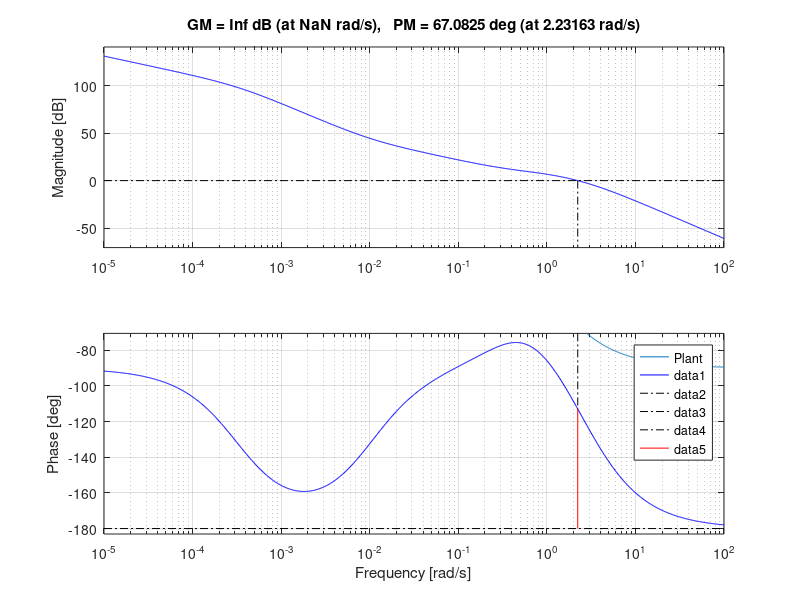
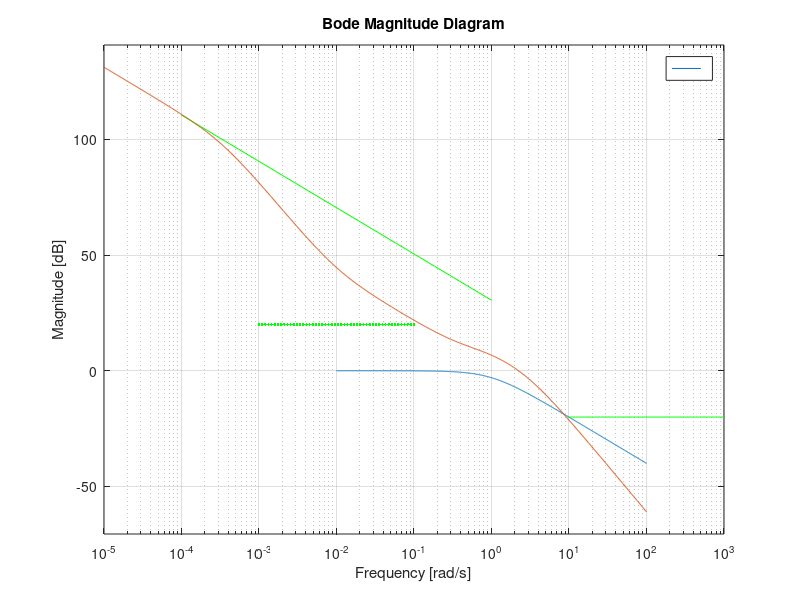
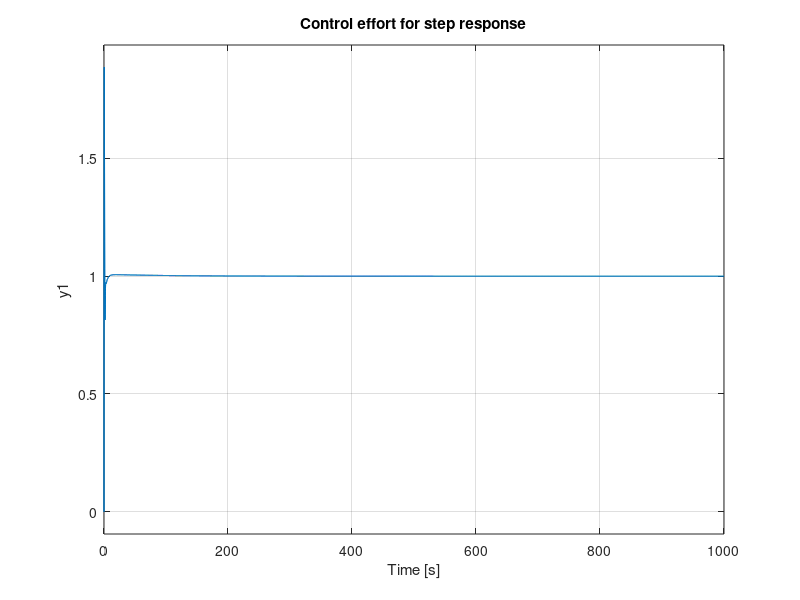

The MATLAB script that drew these images, in order:
clear all

% Plant transfer function
Plant = tf(1,[1,1]);

figure(1), clf
    bode(Plant)
    hold on
    grid on
 figure(2), clf
    bodemag(Plant)
    hold on
    grid on

%%%%%%%%%%%%%%%%%%%%%%%%%%%%%%%%%%%%%%%%%%%%%%%%%%%%%%%%%%%
%  Define Design Specifications
%%%%%%%%%%%%%%%%%%%%%%%%%%%%%%%%%%%%%%%%%%%%%%%%%%%%%%%%%%%

%         %--- general tracking specification ---
%         omega_r = 10^-3;  % track signals below this frequency
%         gamma_r = 0.001;  % tracking error below this value
%         w = logspace(log10(omega_r)-2,log10(omega_r));
%         plot(w,20*log10(1/gamma_r)*ones(size(w)),'g')
        
%         %--- output disturbance specification ---
%         omega_dout = 10^-3;  % reject output disturbances below this frequency
%         gamma_dout = 0.001;  % amountn of output disturbance in output
%         w = logspace(log10(omega_dout)-2,log10(omega_dout));
%         plot(w,20*log10(1/gamma_dout)*ones(size(w)),'g')

        %--- input disturbance specification ---
        omega_din = 10^-1;  % reject input disturbances below this frequency
        gamma_din = 0.1;  % amountn of input disturbance in output
        w = logspace(log10(omega_din)-2,log10(omega_din));
        Pmag=bode(Plant,w);
        for i=1:size(Pmag,3), Pmag_(i)=Pmag(1,1,i); end
        plot(w,20*log10(1/gamma_din)*ones(1,length(Pmag_))+20*log10(Pmag_),'g')

        %--- noise specification ---
        omega_n = 10^1;  % attenuate noise above this frequency
        gamma_n = .1;   % attenuate noise by this amount
        w = logspace(log10(omega_n),2+log10(omega_n));
        plot(w,20*log10(gamma_n)*ones(size(w)),'g')
        
%         %--- steady state tracking of step ---
%         gamma_0 = .01;
%         w = logspace(-5, 0);
%         plot(w,20*log10(1/gamma_0 -1)*ones(size(w)),'g')
        
        %--- steady state tracking of ramp ---
        gamma_1 = .03;
        w = logspace(-4, 0);
        plot(w,20*log10(1/gamma_1)-20*log10(w),'g')

%         %--- steady state tracking of parabola ---
%         gamma_2 = .01;
%         w = logspace(-5, 0);
%         plot(w,20*log10(1/gamma_2)-40*log10(w),'g')


%%%%%%%%%%%%%%%%%%%%%%%%%%%%%%%%%%%%%%%%%%%%%%%%%%%%%%%%%%%
% Control Design
  C = 1;
%%%%%%%%%%%%%%%%%%%%%%%%%%%%%%%%%%%%%%%%%%%%%%%%%%%%%%%%%%%

% proportional control: change cross over frequency
     kp = 3;
     C = C*kp;
     %figure(1), margin(Plant*C), figure(2), bodemag(Plant*C) % update plot
     
% phase lag: add gain at low frequency (tracking, dist rejection)
     % low frequency gain = K*z/p
     % high frequency gain = K
     z = .01; % frequency at which lag ends
     M = 30;  % separation between pole and zero
     Lag = tf([1,z],[1,z/M]);
     C = C*Lag;
     %figure(1), margin(Plant*C), figure(2), bodemag(Plant*C) % update plot

% integral control: increase steady state tracking and dist rejection
     k_I = .4; % frequency at which integral action ends
     Integrator = tf([1,k_I],[1,0]);
     C = C*Integrator;
     %figure(1), margin(Plant*C), figure(2), bodemag(Plant*C) % update plot

% % phase lead: increase PM (stability)
%     wmax = 30; % location of maximum frequency bump
%     M    = 8; % separation between zero and pole
%     Lead =tf((1+sqrt(M))/(1+1/sqrt(M)))*[1,wmax/sqrt(M)],[1,wmax*sqrt(M)]);
%     C = C*Lead;
%     %figure(1), margin(Plant*C), figure(2), bodemag(Plant*C) % update plot

% low pass filter: decrease gain at high frequency (noise)
     p = 3;
     LPF = tf(p,[1,p]);
     C = C*LPF;
     %figure(1), margin(Plant*C), figure(2), bodemag(Plant*C) % update plot

% update plot
figure(1), margin(Plant*C), 
figure(2), bodemag(Plant*C)

%%%%%%%%%%%%%%%%%%%%%%%%%%%%%%%%%%%%%%%%%%%%%%%%%%%%%%%%%%%
% Prefilter Design
  F = tf(1,1);
%%%%%%%%%%%%%%%%%%%%%%%%%%%%%%%%%%%%%%%%%%%%%%%%%%%%%%%%%%%

% % notch filter: reduce closed loop peaking at cross over
%     ws = 1;  % frequency to start the notch
%     M  = 5;  % width of the notch
%     NOTCH = tf([1,2*sqrt(M)*ws,M*ws^2],[1,(M+1)*ws,M*ws^2]);
%     F = F*NOTCH;
 

%%%%%%%%%%%%%%%%%%%%%%%%%%%%%%%%%%%%%%%%%%%%%%%%%%%%%%%%%%%
% Create plots for analysis
%%%%%%%%%%%%%%%%%%%%%%%%%%%%%%%%%%%%%%%%%%%%%%%%%%%%%%%%%%%

% Open-loop tranfer function 
  OPEN = Plant*C;
% closed loop transfer function from R to Y
  CLOSED_R_to_Y = (Plant*C/(1+Plant*C));
% closed loop transfer function from R to U
  CLOSED_R_to_U = (C/(1+C*Plant));

figure(3), clf
    subplot(3,1,1), 
        bodemag(CLOSED_R_to_Y), hold on
        bodemag(CLOSED_R_to_Y*F)
        title('Closed Loop Bode Plot'), grid on
    subplot(3,1,2), 
        step(CLOSED_R_to_Y), hold on
        step(CLOSED_R_to_Y*F)
        title('Closed loop step response'), grid on
    subplot(3,1,3), 
        step(CLOSED_R_to_U), hold on
        step(CLOSED_R_to_U*F)
        title('Control effort for step response'), grid on
        
%%%%%%%%%%%%%%%%%%%%%%%%%%%%%%%%%%%%%%%%%%%%%%%%%%%%%%%%%%%%%%%%%%%%
% Convert controller to state space equations for implementation
%%%%%%%%%%%%%%%%%%%%%%%%%%%%%%%%%%%%%%%%%%%%%%%%%%%%%%%%%%%%%%%%%%%%
[num,den] = tfdata(C,'v');
[P.A_C,P.B_C,P.C_C,P.D_C]=tf2ss(num,den);

[num,den] = tfdata(F,'v');
[P.A_F, P.B_F, P.C_F, P.D_F] = tf2ss(num,den);

% sample rate for controller
P.Ts = 0.01;

